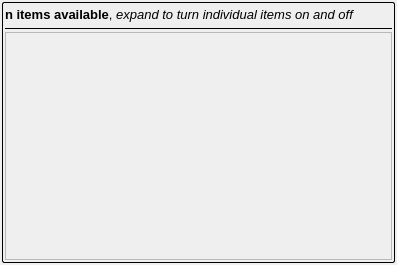
<?xml version="1.0" encoding="UTF-8"?>
<ui version="4.0">
 <class>ItemList</class>
 <widget class="QWidget" name="ItemList">
  <property name="geometry">
   <rect>
    <x>0</x>
    <y>0</y>
    <width>397</width>
    <height>265</height>
   </rect>
  </property>
  <property name="windowTitle">
   <string>Form</string>
  </property>
  <layout class="QHBoxLayout" name="horizontalLayout_2">
   <property name="margin">
    <number>2</number>
   </property>
   <item>
    <widget class="QFrame" name="main_frame">
     <property name="styleSheet">
      <string notr="true">#main_frame {
border-style: solid;
border-width: 1;
border-radius: 2px;
}</string>
     </property>
     <property name="frameShape">
      <enum>QFrame::StyledPanel</enum>
     </property>
     <property name="frameShadow">
      <enum>QFrame::Raised</enum>
     </property>
     <layout class="QVBoxLayout" name="verticalLayout" stretch="0,0,1">
      <property name="spacing">
       <number>2</number>
      </property>
      <property name="margin">
       <number>2</number>
      </property>
      <item>
       <layout class="QHBoxLayout" name="horizontalLayout" stretch="1,0">
        <item>
         <widget class="QLabel" name="section_label">
          <property name="styleSheet">
           <string notr="true">#section_label {
font-size: 10pt
}</string>
          </property>
          <property name="text">
           <string>&lt;b&gt;n items available&lt;/b&gt;, &lt;i&gt;expand to turn individual items on and off&lt;/i&gt;</string>
          </property>
         </widget>
        </item>
        <item>
         <widget class="QLabel" name="expand_label">
          <property name="minimumSize">
           <size>
            <width>20</width>
            <height>20</height>
           </size>
          </property>
          <property name="baseSize">
           <size>
            <width>20</width>
            <height>20</height>
           </size>
          </property>
          <property name="text">
           <string/>
          </property>
          <property name="pixmap">
           <pixmap resource="resources.qrc">:/res/group_expand.png</pixmap>
          </property>
          <property name="scaledContents">
           <bool>false</bool>
          </property>
          <property name="alignment">
           <set>Qt::AlignCenter</set>
          </property>
         </widget>
        </item>
       </layout>
      </item>
      <item>
       <widget class="Line" name="line">
        <property name="frameShadow">
         <enum>QFrame::Plain</enum>
        </property>
        <property name="orientation">
         <enum>Qt::Horizontal</enum>
        </property>
       </widget>
      </item>
      <item>
       <widget class="QFrame" name="item_frame">
        <property name="frameShape">
         <enum>QFrame::StyledPanel</enum>
        </property>
        <property name="frameShadow">
         <enum>QFrame::Raised</enum>
        </property>
       </widget>
      </item>
     </layout>
    </widget>
   </item>
  </layout>
 </widget>
 <resources>
  <include location="resources.qrc"/>
 </resources>
 <connections/>
</ui>
